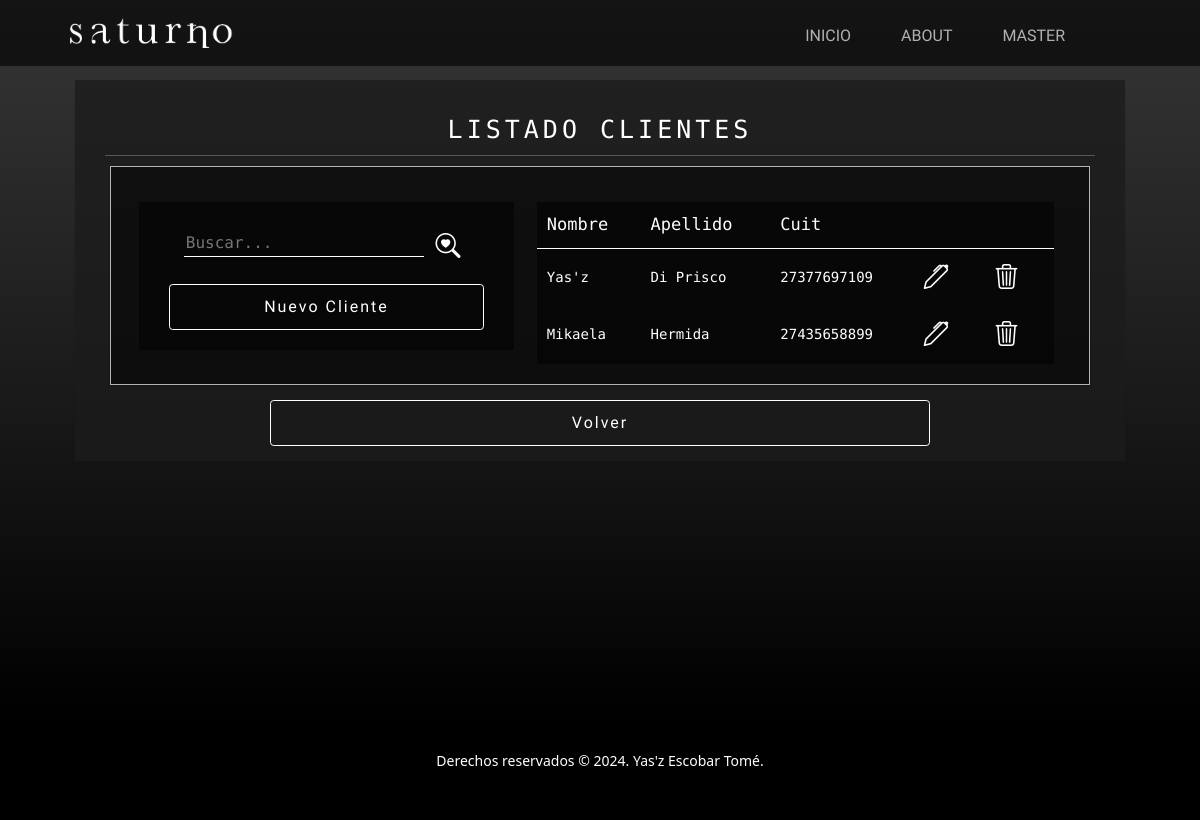
Page /cuentas/clientes (signed in) on the earlier database version.
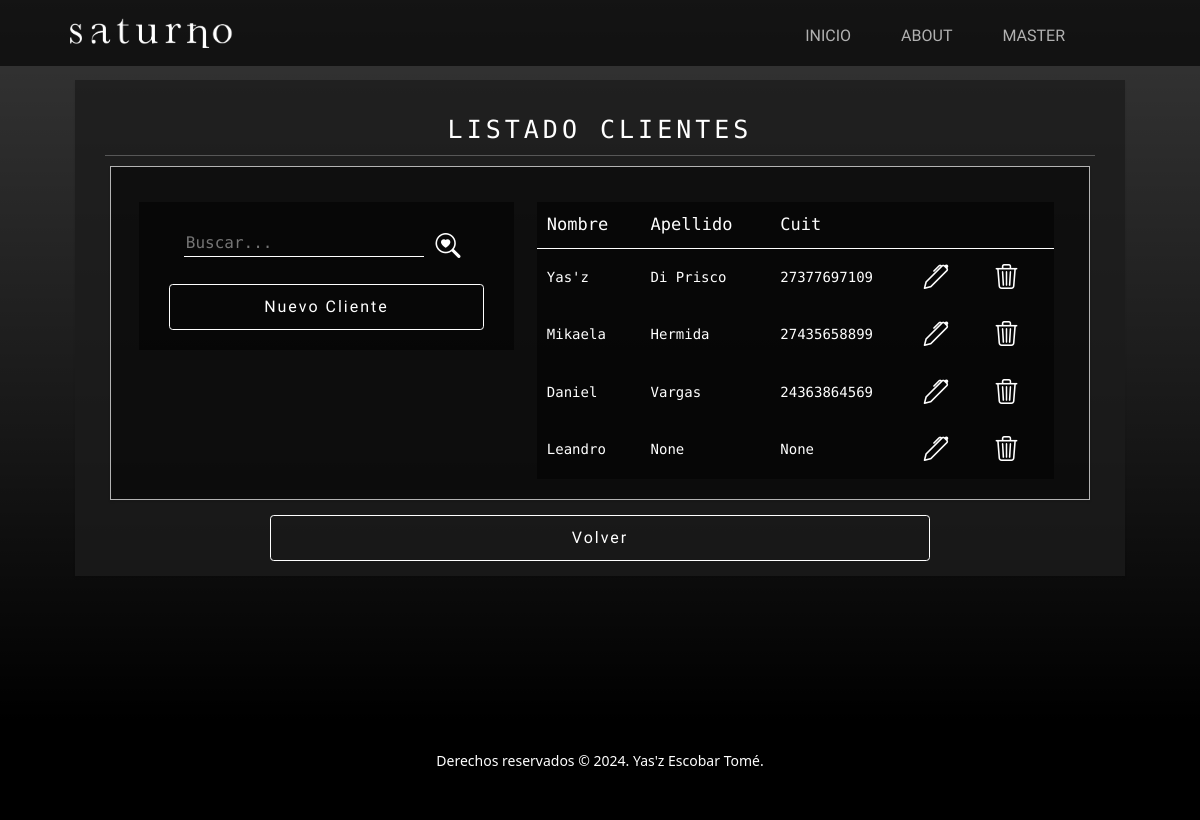
Same page on the later database version.
### accounts/models.py (models this page shows, shortened)
class Person(models.Model):
    cuit = models.CharField(max_length=11, null=True, blank=True)
    phone = models.IntegerField(null=True, blank=True)

class Client(Person):
    first_name = models.CharField(max_length=50)
    last_name = models.CharField(max_length=50, null=True, blank=True)

class Person(models.Model):
    cuit = models.CharField(max_length=11, null=True, blank=True)
    phone = models.IntegerField(null=True, blank=True)

### accounts/views.py (the view)
# urls.py: path('clientes', views.ClientListView.as_view(), name='Clients'),
class ClientListView(LoginRequiredMixin, ListView):
    model = Client
    context_object_name = 'clients'
    template_name = 'accounts/client-list.html'

### accounts/templates/accounts/client-list.html (shortened to what this page needs)
{% extends 'main/base.html' %}
{% load static %}
{% block main %}
<section class="page-section">
    <div class="container container-list py-4 px-lg-5 text-white text-center" styles="width: 100%;">
        <h1>LISTADO CLIENTES</h1>
        <hr>
        <div class="row gx-4 gx-lg-5 mx-2 custom-card justify-content-around">
            <div class="col-12 col-lg-5 align-top mt-4">
                <div class="row info-card ">
                    {% block search %}
                        {% include 'main/search.html' with page='Clients' %}
                    {% endblock search %}
                    {% if request.user.is_superuser %}
                        <a class="btn btn-outline-green" href="{% url 'CreateClient' %}">Nuevo Cliente</a>
                    {% endif %}
                </div>
            </div>
            <div class="col-12 col-lg-7 mt-4">
                <table class="info-card justify-content-center">
                    <thead>
                        <tr>
                            <th>Nombre</th>
                            <th>Apellido</th>
                            <th>Cuit</th>
                            <th></th>
                            <th></th>
                        </tr>
                    </thead>
                    <tbody>
                        {% for client in clients %}
                        <tr>
                            <td>{{ client.first_name }}</td>
                            <td>{{ client.last_name }}</td>
                            <td>{{ client.cuit }}</td>
                            {% if request.user.is_superuser %}
                            <td>
                                <a href="{% url 'DetailClient' client.pk %}">
                                    <i class="bi bi-pen"></i>
                                </a>
                            </td>
                            <td>
                                <a href="{% url 'DeleteClient' client.pk %}">
                                    <i class="bi bi-trash3"></i>
                                </a>
                            </td>
                            {% endif %}
                        </tr>
                        {% endfor %}
                    </tbody>
                </table>
            </div>
        </div>
        <a class="btn btn-outline-orange col-8 mt-4" href="{% url 'Accounts' %}">Volver</a>
    </div>
</section>
{% endblock main %}

### main/templates/main/base.html (shortened to what this page needs)
{% load static %}
<!DOCTYPE html>
<html lang="es">
<head>
    <link href="https://cdn.jsdelivr.net/npm/bootstrap@5.3.3/dist/css/bootstrap.min.css" rel="stylesheet"
>
    <link href="{% static 'main/css/styles.css' %}" rel="stylesheet"/>
</head>
<body>
    <nav class="navbar navbar-expand-lg navbar-light fixed-top">
        <div class="container px-4 px-lg-5">
            <a class="navbar-brand" href="/">
                <img src="{% static 'main/assets/img/logo.png' %}" alt="logo" class="d-inline-block align-text-top">
            </a>
            <div class="collapse navbar-collapse" id="navbarNav">
                <ul class="navbar-nav ms-auto">
                    <li class="nav-item pt-2">
                        <a class="nav-link" aria-current="page" href="{% url 'index' %}">INICIO</a>
                    </li>
                    <li class="nav-item pt-2">
                        <a class="nav-link" href="{% url 'About' %}">ABOUT</a>
                    </li>
                    <li class="nav-item dropdown pt-2">
                        {% if request.user.is_authenticated %}
                        <a class="nav-link" type="button" id="dropdownMenuButton" data-bs-toggle="dropdown" aria-expanded="false">
                            {{request.user.username|upper}}
                        </a>
                        {% endif %}
                    </li>
                    <li class="nav-item dropdown">
                        {% if request.user.is_authenticated %}
                        <a class="nav-link" type="button" id="dropdownMenuButton" data-bs-toggle="dropdown" aria-expanded="false">
                        </a>
                        {% endif %}
                    </li>
                </ul>
            </div>
        </div>
    </nav>
    {% block main %}
    {% endblock main %}
    <footer class="footer bg-black small text-center text-white-50">
        <p>Derechos reservados &copy; 2024. Yas'z Escobar Tomé.</p>
    </footer>
</body>
</html>

### main/templates/main/search.html (shortened to what this page needs)
{% load static %}
{% block search %}
<form class="form-search mb-4" method="GET" action="{% url 'Search' %}">
    <input type="text" name="query" placeholder="Buscar...">
    <a>
        <button class="btn" type="submit">
            <i class="bi bi-search-heart"></i>
        </button>
    </a>
</form>
{% endblock search %}

Differences in the rows shown:
added Client: first_name "Daniel", last_name "Vargas", cuit "24363864569"
added Client: first_name "Leandro", last_name "None", cuit "None"
